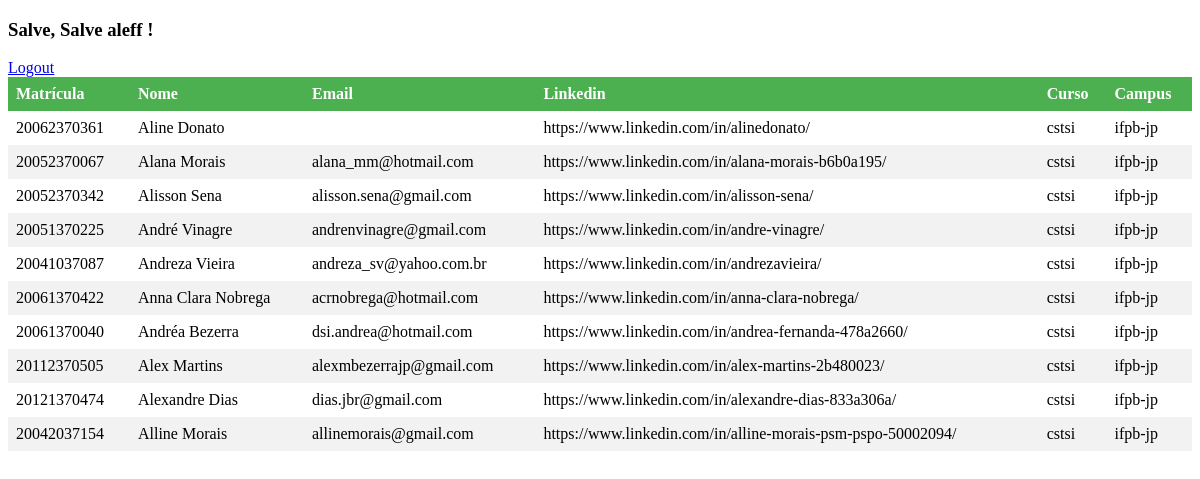
The page /src/home.php (signed in) on the database its author committed.
### tables this page shows
CREATE TABLE egresso (
  id varchar(30),
  nome varchar(30),
  email varchar(50),
  linkedin varchar(80),
  curso varchar(15),
  campus varchar(15)
);

### src/home.php (the view, shortened to what this page needs)
<?php
    $pdo = new PDO('mysql:host=mysql;dbname=egressos;port=3306','root','123');
    $sql = 'SELECT * FROM egresso';
    $result = $pdo->query($sql);
    $rows = $result->fetchAll(PDO::FETCH_ASSOC);
?>
<!DOCTYPE html>
<html lang="en">
<head>
  <link rel="stylesheet" href="home.css">
</head>
<body>
  <h3>Salve, Salve <?php echo $_SESSION['usuario'];?> !</h3>
  <a href="logout.php">Logout</a>
  <table>
    <thead>
      <tr>
        <th>Matrícula</th>
        <th>Nome</th>
        <th>Email</th>
        <th>Linkedin</th>
        <th>Curso</th>
        <th>Campus</th>
      </tr>
    </thead>
    <tbody>
      <?php
        for($i = 0; $i < sizeof($rows); $i++){
          echo '<tr>';
          echo '<td>'. $rows[$i]['id'] . '</td>';
          echo '<td>'. $rows[$i]['nome'] . '</td>';
          echo '<td>'. $rows[$i]['email'] . '</td>';
          echo '<td>'. $rows[$i]['linkedin'] . '</td>';
          echo '<td>'. $rows[$i]['curso'] . '</td>';
          echo '<td>'. $rows[$i]['campus'] . '</td>';
          echo '</tr>';
        }
      ?>
    </tbody>
  </table>
</body>
</html>

### src/home.css (style rules this page uses)
table { border-collapse: collapse; width: 100%; }
th, td { text-align: left; padding: 8px; }
tr:nth-child(even) { background-color: #f2f2f2 }
th { background-color: #4CAF50; color: white; }

### rows shown on the page
egresso: id "20062370361", nome "Aline Donato", linkedin "https://www.linkedin.com/in/alinedonato/", curso "cstsi", campus "ifpb-jp"
egresso: id "20052370067", nome "Alana Morais", email "alana_mm@hotmail.com", linkedin "https://www.linkedin.com/in/alana-morais-b6b0a195/", curso "cstsi", campus "ifpb-jp"
egresso: id "20052370342", nome "Alisson Sena", email "alisson.sena@gmail.com", linkedin "https://www.linkedin.com/in/alisson-sena/", curso "cstsi", campus "ifpb-jp"
egresso: id "20051370225", nome "André Vinagre", email "andrenvinagre@gmail.com", linkedin "https://www.linkedin.com/in/andre-vinagre/", curso "cstsi", campus "ifpb-jp"
egresso: id "20041037087", nome "Andreza Vieira", email "andreza_sv@yahoo.com.br", linkedin "https://www.linkedin.com/in/andrezavieira/", curso "cstsi", campus "ifpb-jp"
egresso: id "20061370422", nome "Anna Clara Nobrega", email "acrnobrega@hotmail.com", linkedin "https://www.linkedin.com/in/anna-clara-nobrega/", curso "cstsi", campus "ifpb-jp"
egresso: id "20061370040", nome "Andréa Bezerra", email "dsi.andrea@hotmail.com", linkedin "https://www.linkedin.com/in/andrea-fernanda-478a2660/", curso "cstsi", campus "ifpb-jp"
egresso: id "20112370505", nome "Alex Martins", email "alexmbezerrajp@gmail.com", linkedin "https://www.linkedin.com/in/alex-martins-2b480023/", curso "cstsi", campus "ifpb-jp"
egresso: id "20121370474", nome "Alexandre Dias", email "dias.jbr@gmail.com", linkedin "https://www.linkedin.com/in/alexandre-dias-833a306a/", curso "cstsi", campus "ifpb-jp"
egresso: id "20042037154", nome "Alline Morais", email "allinemorais@gmail.com", linkedin "https://www.linkedin.com/in/alline-morais-psm-pspo-50002094/", curso "cstsi", campus "ifpb-jp"

### other values the page prints
$_SESSION['usuario'] "aleff"
